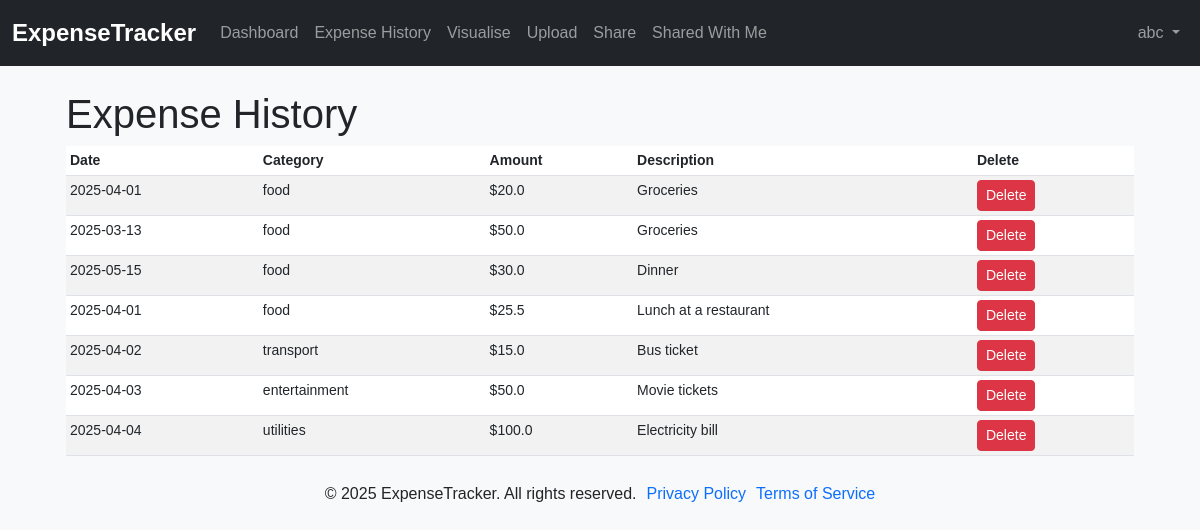
/expense-history (signed in), run on an earlier commit of the app's database.
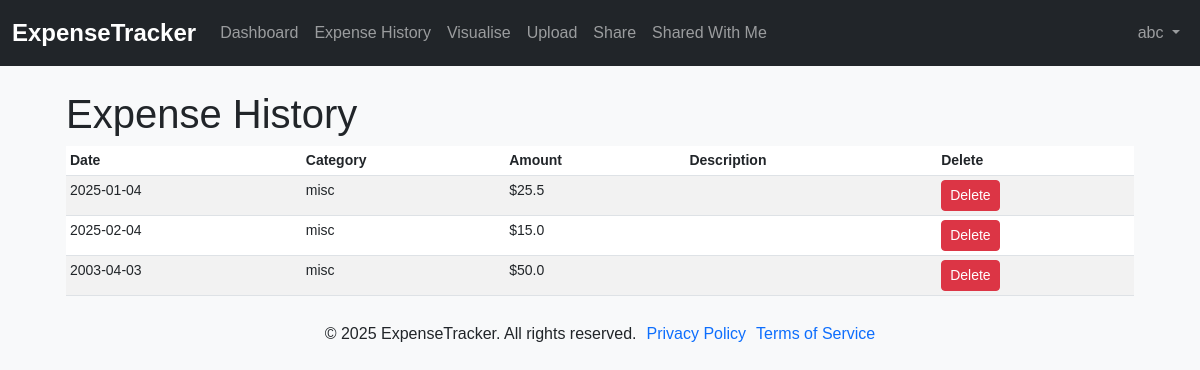
And on a later commit of the database.
### ExpenseTracker/models.py (models this page shows, shortened)
class User(db.Model, UserMixin):
    id = db.Column(db.Integer, primary_key=True)
    username = db.Column(db.String(20), unique=True, nullable=False)
    email = db.Column(db.String(120), unique=True, nullable=False)
    password = db.Column(db.String(60), nullable=False)
    expenses = db.relationship('Expense', backref='owner', lazy=True)

class Expense(db.Model):
    id = db.Column(db.Integer, primary_key=True)
    amount = db.Column(db.Float, nullable=False)
    category = db.Column(db.String(50), nullable=False)
    date = db.Column(db.DateTime, nullable=False, default=lambda: datetime.now(timezone.utc))
    description = db.Column(db.String(200), nullable=True)
    user_id = db.Column(db.Integer, db.ForeignKey('user.id'), nullable=False)

### ExpenseTracker/routes.py (the view)
@app.route("/expense-history")
@login_required
def expense_history():
    expenses = Expense.query.filter_by(user_id=current_user.id).all()
    return render_template("expense-history.html", expenses=expenses)

### ExpenseTracker/models.py (called while the page is built)
@login_manager.user_loader
def load_user(user_id):
    return User.query.get(int(user_id))

### ExpenseTracker/templates/expense-history.html (shortened to what this page needs)
{% extends "base.html" %}
{% block content %}
<main class="col-md-12 ms-sm-auto col-lg-12 px-md-4">
    <h1>Expense History</h1>
    <div class="table-responsive small">
        <table class="table table-striped table-sm">
          <thead>
            <tr>
              <th scope="col">Date</th>
              <th scope="col">Category</th>
              <th scope="col">Amount</th>
              <th scope="col">Description</th>
              <th scope="col">Delete</th>
            </tr>
          </thead>
          <tbody>
            {% for expense in expenses %}
            <tr>
              <td>{{ expense.date.strftime('%Y-%m-%d') }}</td>
              <td>{{ expense.category }}</td>
              <td>${{ expense.amount }}</td>
              <td>{{ expense.description }}</td>
              <td>
                <form method="POST" action="{{ url_for('delete_expense', expense_id=expense.id) }}">
                  <button type="submit" class="btn btn-danger btn-sm">Delete</button>
                </form>
            </td>
            </tr>
            {% endfor %}
          </tbody>
        </table>
    </div>
</main>
{% endblock %}

### ExpenseTracker/templates/base.html (shortened to what this page needs)
<!DOCTYPE html>
<html lang="en">
<head>
  <link href="https://cdn.jsdelivr.net/npm/bootstrap@5.3.0/dist/css/bootstrap.min.css" rel="stylesheet">
  <link href="https://cdnjs.cloudflare.com/ajax/libs/font-awesome/6.0.0-beta3/css/all.min.css" rel="stylesheet">
  <link rel="stylesheet" href="{{ url_for('static', filename='styles.css') }}">
  <link rel="stylesheet" href="{{ url_for('static', filename='login.css') }}">
  <link rel="stylesheet" href="{{ url_for('static', filename='register.css') }}">
  <link rel="stylesheet" href="{{ url_for('static', filename='forgot-password.css') }}">
  <link rel="stylesheet" href="{{ url_for('static', filename='reset-password.css') }}">
  <link rel="stylesheet" href="{{ url_for('static', filename='dashboard.css') }}">
</head>
<body>
  <nav class="navbar navbar-expand-lg navbar-dark bg-dark mb-4">
    <div class="container-fluid">
      <a class="navbar-brand" href="/">ExpenseTracker</a>
      {% if current_user.is_authenticated %}
      <div class="collapse navbar-collapse justify-content-between" id="navbarSupportedContent">
        <ul class="navbar-nav mr-auto">
          <li class="nav-item active">
            <a class="nav-link" href="{{ url_for('dashboard') }}">Dashboard</a>
          </li>
          <li class="nav-item">
            <a class="nav-link" href="{{ url_for('expense_history') }}">Expense History</a>
          </li>
          <li class="nav-item">
            <a class="nav-link" href="{{ url_for('visualise') }}">Visualise</a>
          </li>
          <li class="nav-item">
            <a class="nav-link" href="{{ url_for('upload') }}">Upload</a>
          </li>
          <li class="nav-item">
            <a class="nav-link" href="{{ url_for('share') }}">Share</a>
          </li>
          <li class="nav-item">
            <a class="nav-link" href="{{ url_for('shared_with_me') }}">Shared With Me</a>
          </li>
        </ul>
        <ul class="nav navbar-nav navbar-right">
          <li class="nav-item dropdown">
            <a class="nav-link dropdown-toggle" href="#" id="navbarDarkDropdownMenuLink" role="button" data-bs-toggle="dropdown" aria-expanded="false">
              {{ current_user.username }}
            </a>
          </li>
        </ul>
      </div>
      {% else %}
      <div>
        <a href="/login" class="btn btn-outline-light me-2">Login</a>
      </div>
      {% endif %}
    </div>
  </nav>
  <div class="toast-container position-fixed p-3">
  </div>
  <div class="container">
    {% block content %}{% endblock %}
  </div>
  <footer class="footer">
    <p>&copy; 2025 ExpenseTracker. All rights reserved.</p>
    <p><a href="{{ url_for('privacy_policy') }}">Privacy Policy</a></p>
    <p><a href="{{ url_for('terms_of_service') }}">Terms of Service</a></p>
  </footer>
</body>
</html>

### ExpenseTracker/static/styles.css (style rules this page uses)
body { font-family: Arial, sans-serif; margin: 0; padding: 0; background-color: #f8f9fa; }
.container { margin-top: 20px; }
.navbar { background-color: #343a40; }
.navbar-brand { font-weight: bold; font-size: 1.5rem; }
ul { list-style-position: inside; padding-left: 0; }
li { margin: 5px 0; }
.footer { display: flex; justify-content: center; align-items: center; text-align: center; padding: 10px 0; gap: 10px; }
.footer a { text-decoration: none; }
.toast-container { width: 100%; left: 50%; transform: translateX(-50%); display: flex; justify-content: center; }

What changed in the data, as far as the page shows it:
removed Expense: date "2025-04-01", category "food", amount "20.0", description "Groceries"
removed Expense: date "2025-03-13", category "food", amount "50.0", description "Groceries"
removed Expense: date "2025-05-15", category "food", amount "30.0", description "Dinner"
removed Expense: date "2025-04-01", category "food", amount "25.5", description "Lunch at a restaurant"
removed Expense: date "2025-04-02", category "transport", amount "15.0", description "Bus ticket"
removed Expense: date "2025-04-03", category "entertainment", amount "50.0", description "Movie tickets"
removed Expense: date "2025-04-04", category "utilities", amount "100.0", description "Electricity bill"
added Expense: date "2025-01-04", category "misc", amount "25.5"
added Expense: date "2025-02-04", category "misc", amount "15.0"
added Expense: date "2003-04-03", category "misc", amount "50.0"
